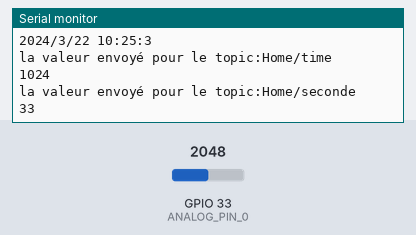
Simulated run of this sketch. Board: ESP32. Parts: the last lines printed to the serial monitor. Inputs (shaded band) come from the test bench; at power-on: GPIO 33 (ANALOG_PIN_0) = 2048. WiFi joins after 1.5 s; servers stay silent unless stated; the local clock reads 2024-03-15 10:24:30 at power-on unless the sketch sets it; no MQTT or app messages arrive unless stated.

Above: at 3.7 s.
3.8 s: GPIO 33 (ANALOG_PIN_0) set to 2866
At 8.4 s:
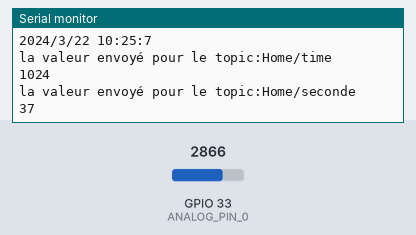
8.6 s: GPIO 33 (ANALOG_PIN_0) set to 3603
At 12.6 s:
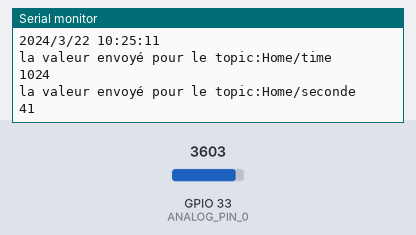
Timing chart, 0 to 14.1 s (numbered marks = the images above; inputs shaded):
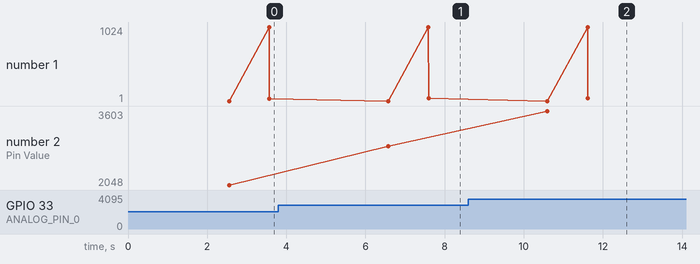

Measured:
- after the input at 3.8 s, the serial monitor: prints a new line after 2.8 s (image 1)
- after the input at 8.6 s, the serial monitor: prints a new line after 2.0 s (image 2)
- plotted number 2: 2048 → 2866 after the input at 3.8 s, 2866 → 3603 after the input at 8.6 s

The sketch:

clock.ino
```cpp
/* TSL2591 Digital Light Sensor */
/* Dynamic Range: 600M:1 */
/* Maximum Lux: 88K */
#include <WiFi.h> // Enables the ESP8266 to connect to the local network (via WiFi)
#include <PubSubClient.h> // Allows us to connect to, and publish to the MQTT broker
#include <Wire.h>
#include "RTClib.h"
#include <Adafruit_Sensor.h>
#include "Adafruit_TSL2591.h"
// WiFi
// Make sure to update this for your own WiFi network!
const char* ssid = "IoTWifi";
const char* wifi_password = "SmartBuilding";
// MQTT
const char* mqtt_topic_temp="chambre/temperature";
const char* mqtt_server = "192.168.4.1";
const char* mqtt_topic_pluie = "Home/pluie";
const char* mqtt_topic_horloge_heure = "Home/heure";
const char* mqtt_topic_horloge_minute = "Home/minute";
const char* mqtt_topic_horloge_seconde = "Home/seconde";
const char* mqtt_topic_horloge_time = "Home/time";


// The client id identifies the ESP8266 device. Think of it a bit like a hostname (Or just a name, like Greg).
const char* clientID = "esp32_home";
// Initialise the WiFi and MQTT Client objects
WiFiClient wifiClient;
PubSubClient client(wifiClient); // 1883 is the listener port for the Broker

/**************************************************************************/
/*
    Displays some basic information on this sensor from the unified
    sensor API sensor_t type (see Adafruit_Sensor for more information)
*/
/**************************************************************************/
// Pin water sensor
#define ANALOG_PIN_0 33
#include <NewPing.h>

#define TRIGGER_PIN 18  // Arduino pin tied to trigger pin on the ultrasonic sensor.
#define ECHO_PIN 5  // Arduino pin tied to echo pin on the ultrasonic sensor.
#define MAX_DISTANCE 200 // Maximum distance we want to ping for (in centimeters). Maximum sensor distance is rated at 400-500cm.
RTC_DS1307 rtc;

char daysOfTheWeek[7][12] = {"Sunday", "Monday", "Tuesday", "Wednesday", "Thursday", "Friday", "Saturday"};
NewPing sonar(TRIGGER_PIN, ECHO_PIN, MAX_DISTANCE); // NewPing setup of pins and maximum distance.

int val = 0;
int pluie=0;

void setup(void)
{
Serial.begin(115200);
  delay(1000); // give me time to bring up serial monitor
  Serial.println("ESP32 Analog IN Test");

  Serial.print("Connecting to ");
  Serial.println(ssid);

  // Connect to the WiFi
  WiFi.begin(ssid, wifi_password);

  // Wait until the connection has been confirmed before continuing
  while (WiFi.status() != WL_CONNECTED) {
    delay(500);
    Serial.print(".");
  }

  // Debugging - Output the IP Address of the ESP8266
  Serial.println("WiFi connected");
  Serial.print("IP address: ");
  Serial.println(WiFi.localIP());
  Serial.println(F("Starting Adafruit TSL2591 Test!"));
   client.setServer(mqtt_server,1883);
    // Connect to MQTT Broker
  // client.connect returns a boolean value to let us know if the connection was successful.
  if (client.connect(clientID)) {
    Serial.println("Connected to MQTT Broker!");
  }
  else {
    Serial.println("Connection to MQTT Broker failed...");
  }

 if (! rtc.begin()) {
    Serial.println("Couldn't find RTC");
    while (1);
  }

  if (!rtc.isrunning()) {
    Serial.println("RTC lost power, lets set the time!");

  // Comment out below lines once you set the date & time.
    // Following line sets the RTC to the date & time this sketch was compiled
    rtc.adjust(DateTime(F(__DATE__), F(__TIME__)));

    // Following line sets the RTC with an explicit date & time
    // for example to set January 27 2017 at 12:56 you would call:
    // rtc.adjust(DateTime(2017, 1, 27, 12, 56, 0));
  }
  client.subscribe("chambre/temperature");
  client.subscribe("testtest");

}


//****************************************************************************
void envoie_to_mqttbroker(const char* topic, float donnee){
     char temp[16];
    //convertion vers un tableau de char
     itoa((int)donnee, temp, 10);
    if (client.publish(topic, temp)){
    Serial.print("la valeur envoyé pour le topic:");
    Serial.println(topic);
    Serial.println(temp);
    // client.publish(mqtt_topic, cstr);
    // Again, client.publish will return a boolean value depending on whether it succeded or not.
    // If the message failed to send, we will try again, as the connection may have broken.
  }else {
        Serial.println("Message failed to send. Reconnecting to MQTT Broker and trying again");
        client.connect(clientID);
        delay(10); // This delay ensures that client.publish doesn't clash with the client.connect call
        client.publish(topic, "Button pressed!");
  }
    }

void loop(void)
{
 val = analogRead(33); // read input value
  Serial.print("Pin Value   ");
  Serial.println(val);
  if(val>0)
  pluie=1;
  else
  pluie=0;
  envoie_to_mqttbroker(mqtt_topic_pluie,pluie);
delay(1000);
DateTime now = rtc.now();

    Serial.println("Current Date & Time: ");
    Serial.print(now.year(), DEC);
    Serial.print('/');
    Serial.print(now.month(), DEC);
    Serial.print('/');
    Serial.print(now.day(), DEC);
    Serial.print(" (");
    Serial.print(daysOfTheWeek[now.dayOfTheWeek()]);
    Serial.print(") ");
    Serial.print(now.hour(), DEC);
    Serial.print(':');
    Serial.print(now.minute(), DEC);
    Serial.print(':');
    Serial.print(now.second(), DEC);
    Serial.println();
    int time=now.hour()*100+now.minute();
    Serial.println("Unix Time: ");
    Serial.print("elapsed ");
    Serial.print(now.unixtime());
    Serial.print(" seconds/");
    Serial.print(now.unixtime() / 86400L);
    Serial.println(" days since 1/1/1970");

    // calculate a date which is 7 days & 30 seconds into the future
    DateTime future (now + TimeSpan(7,0,0,30));

    Serial.println("Future Date & Time (Now + 7days & 30s): ");
    Serial.print(future.year(), DEC);
    Serial.print('/');
    Serial.print(future.month(), DEC);
    Serial.print('/');
    Serial.print(future.day(), DEC);
    Serial.print(' ');
    Serial.print(future.hour(), DEC);
    Serial.print(':');
    Serial.print(future.minute(), DEC);
    Serial.print(':');
    Serial.print(future.second(), DEC);
    Serial.println();
     envoie_to_mqttbroker(mqtt_topic_horloge_time,time);
     envoie_to_mqttbroker(mqtt_topic_horloge_seconde,now.second());


    delay(3000);
}
```
